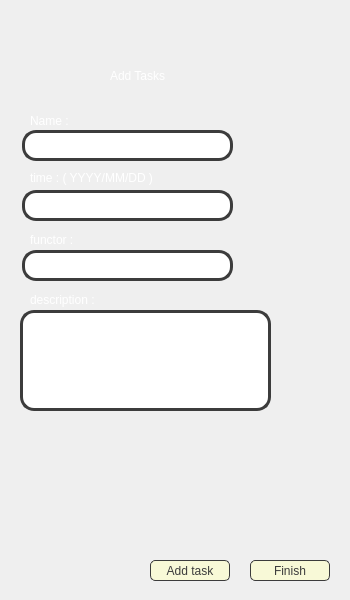
<?xml version="1.0" encoding="UTF-8"?>
<ui version="4.0">
 <class>add_tasks_to_new_list</class>
 <widget class="QDialog" name="add_tasks_to_new_list">
  <property name="geometry">
   <rect>
    <x>0</x>
    <y>0</y>
    <width>350</width>
    <height>600</height>
   </rect>
  </property>
  <property name="windowTitle">
   <string>Dialog</string>
  </property>
  <property name="styleSheet">
   <string notr="true">#add_tasks_to_new_list{
	background-image : url(:/images/first back_ground.png);
}</string>
  </property>
  <widget class="QLabel" name="LA_Title_page">
   <property name="geometry">
    <rect>
     <x>110</x>
     <y>60</y>
     <width>141</width>
     <height>31</height>
    </rect>
   </property>
   <property name="styleSheet">
    <string notr="true">color :rgb(255, 255, 255) ;
font: 75 16pt &quot;MRT_Yalda&quot;;</string>
   </property>
   <property name="text">
    <string>Add Tasks</string>
   </property>
  </widget>
  <widget class="QPushButton" name="PB_add_task">
   <property name="geometry">
    <rect>
     <x>150</x>
     <y>560</y>
     <width>80</width>
     <height>21</height>
    </rect>
   </property>
   <property name="styleSheet">
    <string notr="true">font: 75 11pt &quot;MRT_Thameen DemiBold&quot;;
color: rgb(60, 60, 60); 
                                     background-color: #F8F9D7; 
                                     border: 1px solid rgb(60, 60, 60);
                                     border-radius: 5px;</string>
   </property>
   <property name="text">
    <string>Add task</string>
   </property>
  </widget>
  <widget class="QPushButton" name="PB_finish">
   <property name="geometry">
    <rect>
     <x>250</x>
     <y>560</y>
     <width>80</width>
     <height>21</height>
    </rect>
   </property>
   <property name="styleSheet">
    <string notr="true">font: 75 11pt &quot;MRT_Thameen DemiBold&quot;;
color: rgb(60, 60, 60); 
                                     background-color: #F8F9D7; 
                                     border: 1px solid rgb(60, 60, 60);
                                     border-radius: 5px;</string>
   </property>
   <property name="text">
    <string>Finish</string>
   </property>
  </widget>
  <widget class="QLineEdit" name="LE_name">
   <property name="geometry">
    <rect>
     <x>22</x>
     <y>130</y>
     <width>211</width>
     <height>31</height>
    </rect>
   </property>
   <property name="styleSheet">
    <string notr="true">font: 75 10pt &quot;MRT_Thameen DemiBold&quot;;
color: rgb(60, 60, 60); 
                                     background-color: #FFFFFF; 
                                     border: 3px solid rgb(60, 60, 60);
                                     border-radius: 14px;</string>
   </property>
  </widget>
  <widget class="QLineEdit" name="LE_Time">
   <property name="geometry">
    <rect>
     <x>22</x>
     <y>190</y>
     <width>211</width>
     <height>31</height>
    </rect>
   </property>
   <property name="styleSheet">
    <string notr="true">font: 75 10pt &quot;MRT_Thameen DemiBold&quot;;
color: rgb(60, 60, 60); 
                                     background-color: #FFFFFF; 
                                     border: 3px solid rgb(60, 60, 60);
                                     border-radius: 14px;</string>
   </property>
  </widget>
  <widget class="QLineEdit" name="LE_functor">
   <property name="geometry">
    <rect>
     <x>22</x>
     <y>250</y>
     <width>211</width>
     <height>31</height>
    </rect>
   </property>
   <property name="styleSheet">
    <string notr="true">font: 75 10pt &quot;MRT_Thameen DemiBold&quot;;
color: rgb(60, 60, 60); 
                                     background-color: #FFFFFF; 
                                     border: 3px solid rgb(60, 60, 60);
                                     border-radius: 14px;</string>
   </property>
  </widget>
  <widget class="QLineEdit" name="LE_description">
   <property name="geometry">
    <rect>
     <x>20</x>
     <y>310</y>
     <width>251</width>
     <height>101</height>
    </rect>
   </property>
   <property name="styleSheet">
    <string notr="true">font: 75 10pt &quot;MRT_Thameen DemiBold&quot;;
color: rgb(60, 60, 60); 
                                     background-color: #FFFFFF; 
                                     border: 3px solid rgb(60, 60, 60);
                                     border-radius: 14px;</string>
   </property>
  </widget>
  <widget class="QLabel" name="LA_name">
   <property name="geometry">
    <rect>
     <x>30</x>
     <y>110</y>
     <width>61</width>
     <height>21</height>
    </rect>
   </property>
   <property name="styleSheet">
    <string notr="true">color :rgb(255, 255, 255) ;
font: 75 11pt &quot;MRT_Yalda&quot;;</string>
   </property>
   <property name="text">
    <string>Name :</string>
   </property>
  </widget>
  <widget class="QLabel" name="LA_time">
   <property name="geometry">
    <rect>
     <x>30</x>
     <y>170</y>
     <width>161</width>
     <height>16</height>
    </rect>
   </property>
   <property name="styleSheet">
    <string notr="true">color :rgb(255, 255, 255) ;
font: 75 10pt &quot;MRT_Yalda&quot;;</string>
   </property>
   <property name="text">
    <string>time : ( YYYY/MM/DD )</string>
   </property>
  </widget>
  <widget class="QLabel" name="LA_functors">
   <property name="geometry">
    <rect>
     <x>30</x>
     <y>230</y>
     <width>71</width>
     <height>20</height>
    </rect>
   </property>
   <property name="styleSheet">
    <string notr="true">color :rgb(255, 255, 255) ;
font: 75 11pt &quot;MRT_Yalda&quot;;</string>
   </property>
   <property name="text">
    <string>functor :</string>
   </property>
  </widget>
  <widget class="QLabel" name="LA_description">
   <property name="geometry">
    <rect>
     <x>30</x>
     <y>290</y>
     <width>111</width>
     <height>20</height>
    </rect>
   </property>
   <property name="styleSheet">
    <string notr="true">color :rgb(255, 255, 255) ;
font: 75 11pt &quot;MRT_Yalda&quot;;</string>
   </property>
   <property name="text">
    <string>description :</string>
   </property>
  </widget>
  <widget class="QLabel" name="LA_accepted_task">
   <property name="geometry">
    <rect>
     <x>40</x>
     <y>520</y>
     <width>211</width>
     <height>41</height>
    </rect>
   </property>
   <property name="styleSheet">
    <string notr="true">color :rgb(0, 170, 0) ;
font: 75 10pt &quot;MRT_Yalda&quot;;</string>
   </property>
   <property name="text">
    <string/>
   </property>
  </widget>
  <widget class="QLabel" name="Warning_label">
   <property name="geometry">
    <rect>
     <x>140</x>
     <y>420</y>
     <width>341</width>
     <height>41</height>
    </rect>
   </property>
   <property name="styleSheet">
    <string notr="true">color :rgb(255, 0, 0);
font: 75 10pt &quot;MRT_Yalda&quot;;
</string>
   </property>
   <property name="text">
    <string/>
   </property>
  </widget>
 </widget>
 <resources/>
 <connections/>
</ui>
